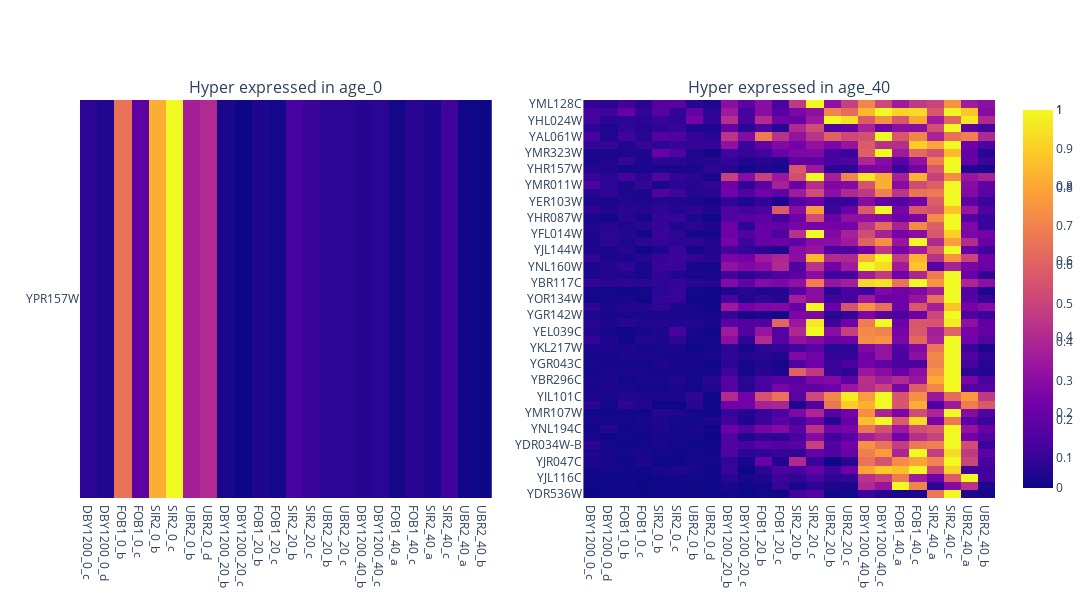

The notebook cell saved with this chart:
### Code cell
plot_deg_gene_matrix(combined_counts, age_ordered_cols, 'age_0_vs_age_40.tsv', fold_change_threshold=2)

### Figure 1 — Plotly figure (JSON) as saved in the notebook; plotly's stock layout.template omitted (floating-point values rounded to 4 significant figures; data arrays with more than 128 entries replaced by an {"elided": "..."} marker saying what was removed)
{"data": [{"type": "heatmap", "x": ["DBY1200_0_c", "DBY1200_0_d", "FOB1_0_b", "FOB1_0_c", "SIR2_0_b", "SIR2_0_c", "UBR2_0_b", "UBR2_0_d", "DBY1200_20_b", "DBY1200_20_c", "FOB1_20_b", "FOB1_20_c", "SIR2_20_b", "SIR2_20_c", "UBR2_20_b", "UBR2_20_c", "DBY1200_40_b", "DBY1200_40_c", "FOB1_40_a", "FOB1_40_c", "SIR2_40_a", "SIR2_40_c", "UBR2_40_a", "UBR2_40_b"], "xaxis": "x", "y": ["YPR157W"], "yaxis": "y", "z": [[0.07931, 0.06092, 0.6563, 0.1845, 0.8172, 1, 0.3787, 0.4132, 0.04483, 0.02241, 0.0546, 0.03851, 0.1385, 0.1109, 0.07989, 0.07931, 0.06954, 0.07931, 0.03506, 0.07701, 0.0569, 0.1195, 0.02931, 0.02299]]}, {"type": "heatmap", "x": ["DBY1200_0_c", "DBY1200_0_d", "FOB1_0_b", "FOB1_0_c", "SIR2_0_b", "SIR2_0_c", "UBR2_0_b", "UBR2_0_d", "DBY1200_20_b", "DBY1200_20_c", "FOB1_20_b", "FOB1_20_c", "SIR2_20_b", "SIR2_20_c", "UBR2_20_b", "UBR2_20_c", "DBY1200_40_b", "DBY1200_40_c", "FOB1_40_a", "FOB1_40_c", "SIR2_40_a", "SIR2_40_c", "UBR2_40_a", "UBR2_40_b"], "xaxis": "x2", "y": ["YDR536W", "YER011W", "YJL116C", "YDR380W", "YJR047C", "YBR072W", "YDR034W-B", "YLR327C", "YNL194C", "YHR137W", "YMR107W", "YOL052C-A", "YIL101C", "YGR213C", "YBR296C", "YDR042C", "YGR043C", "YPL223C", "YKL217W", "YOR100C", "YEL039C", "YDR342C", "YGR142W", "YFR053C", "YOR134W", "YFL058W", "YBR117C", "YKL163W", "YNL160W", "YIL099W", "YJL144W", "YLL057C", "YFL014W", "YNR002C", "YHR087W", "YDR343C", "YER103W", "YGR256W", "YMR011W", "YPR160W", "YHR157W", "YBR056W-A", "YMR323W", "YLR267W", "YAL061W", "YPL240C", "YHL024W", "YJL153C", "YML128C"], "yaxis": "y2", "z": {"elided": "49x24 float values"}}], "layout": {"annotations": [{"font": {"size": 16}, "showarrow": false, "text": "Hyper expressed in age_0", "x": 0.225, "xanchor": "center", "xref": "paper", "y": 1, "yanchor": "bottom", "yref": "paper"}, {"font": {"size": 16}, "showarrow": false, "text": "Hyper expressed in age_40", "x": 0.775, "xanchor": "center", "xref": "paper", "y": 1, "yanchor": "bottom", "yref": "paper"}], "height": 600, "width": 1200, "xaxis": {"anchor": "y", "domain": [0, 0.45]}, "xaxis2": {"anchor": "y2", "domain": [0.55, 1]}, "yaxis": {"anchor": "x", "domain": [0, 1]}, "yaxis2": {"anchor": "x2", "domain": [0, 1]}}}
